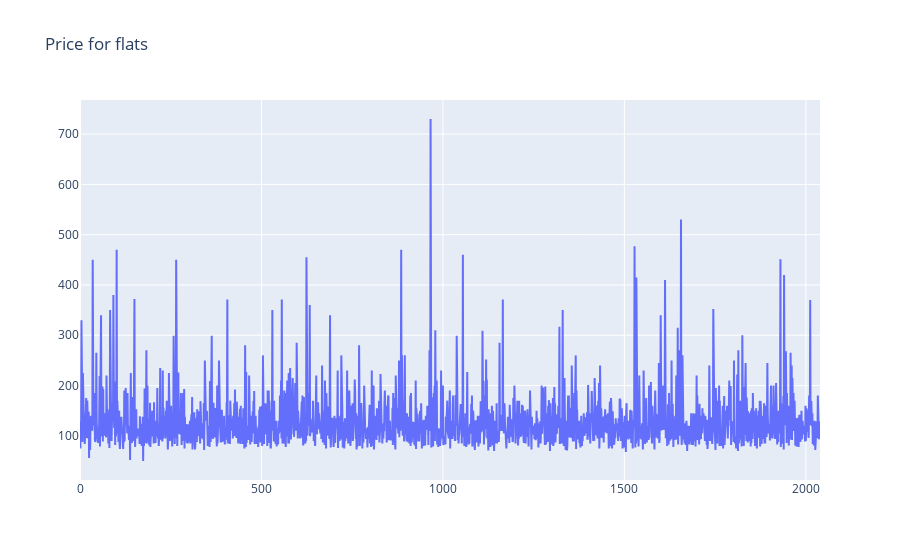

Notebook code for this chart:
### Code cell
trace0 = go.Scatter(
    x=flats.index,
    y=flats.price,
    name='Price for flats'
)

data = [trace0]
layout = {'title': 'Price for flats'}

fig = go.Figure(data=data, layout=layout)

iplot(fig)

### Figure 1 — Plotly figure (JSON) as saved in the notebook; plotly's stock layout.template omitted (floating-point values rounded to 4 significant figures; data arrays with more than 128 entries replaced by an {"elided": "..."} marker saying what was removed)
{"data": [{"name": "Price for flats *1000$", "type": "scatter", "x": {"elided": "2040 int values"}, "y": {"elided": "2040 int values"}}], "layout": {"title": {"text": "Price for flats"}}}
